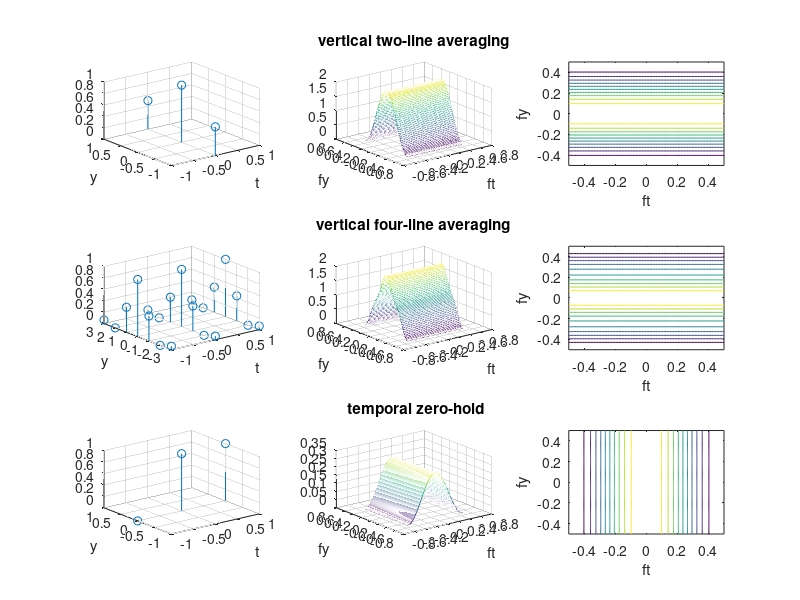

Recreate this plot in MATLAB.
fy = -0.5:0.01:0.5;
ft = -0.5:0.01:0.5;

[gfy,gft] = meshgrid(fy,ft);

subplot(3,3,1)
h = [0.5,1,0.5];
y = [-1,0,1];
t = [0,0,0];
stem3(t,y,h)
xlabel('t')
ylabel('y')
amp = 1 + cos(2*pi*gfy);
subplot(3,3,2)
mesh(gft,gfy,amp);
xlabel('ft')
ylabel('fy')
title('vertical two-line averaging')
subplot(3,3,3)
contour(gft,gfy,amp)
xlabel('ft')
ylabel('fy')

subplot(3,3,4)
h = [1,0,7,16,7,0,1,1,0,7,16,7,0,1,1,0,7,16,7,0,1]/16;
y = [-3,-2,-1,0,1,2,3,-3,-2,-1,0,1,2,3,-3,-2,-1,0,1,2,3];
t = [-1,-1,-1,-1,-1,-1,-1, 0,0,0,0,0,0,0,1,1,1,1,1,1,1];
stem3(t,y,h)
xlabel('t')
ylabel('y')
amp = 1 + 7/8*cos(2*pi*gfy) + 1/8*cos(6*pi*gfy);
subplot(3,3,5)
mesh(gft,gfy,amp);
xlabel('ft')
ylabel('fy')
title('vertical four-line averaging')
subplot(3,3,6)
contour(gft,gfy,amp)
xlabel('ft')
ylabel('fy')

subplot(3,3,7)

h = [0,1,1];
y = [0,0,0];
t = [-1,0,1];
stem3(t,y,h)
xlabel('t')
ylabel('y')
amp = abs((2 + 2 * cos(2*pi*gft))^0.5);
subplot(3,3,8)
mesh(gft,gfy,amp);
xlabel('ft')
ylabel('fy')
title(' temporal zero-hold')
subplot(3,3,9)
contour(gft,gfy,amp)
xlabel('ft')
ylabel('fy')
